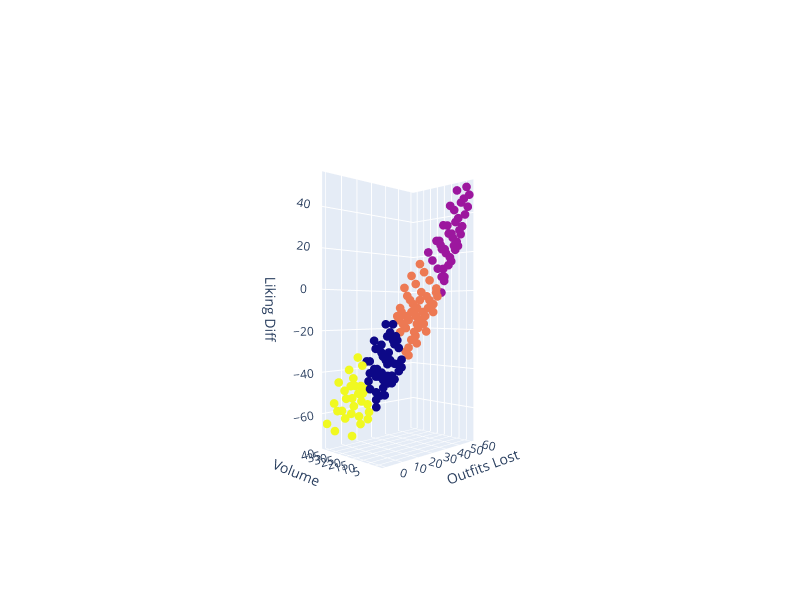

Notebook cell for this chart:
### Code cell
# with normalized data, better to view knee
trace1 = go.Scatter3d(x=df["outfits_lost"], y=df["volume"], z=df["liking_diff"], \
                      mode='markers', marker=dict(color = knn_df["Cluster"], size=3))


camera = dict(
    eye=dict(x=-2.5, y=-2.5, z=0)
)
fig = go.Figure(data=[trace1])
fig.update_layout(scene_camera=camera)
fig.update_layout(scene=dict(xaxis_title="Outfits Lost", yaxis_title = "Volume", zaxis_title = "Liking Diff"))
fig.update_layout(height=600,width=800,autosize=False)

fig.show()

### Figure 1 — Plotly figure (JSON) as saved in the notebook; plotly's stock layout.template omitted (floating-point values rounded to 4 significant figures; data arrays with more than 128 entries replaced by an {"elided": "..."} marker saying what was removed)
{"data": [{"marker": {"color": {"elided": "161 int values"}, "size": 3}, "mode": "markers", "type": "scatter3d", "x": {"elided": "161 float values"}, "y": {"elided": "161 float values"}, "z": {"elided": "161 float values"}}], "layout": {"autosize": false, "height": 600, "scene": {"camera": {"eye": {"x": -2.5, "y": -2.5, "z": 0}}, "xaxis": {"title": {"text": "Outfits Lost"}}, "yaxis": {"title": {"text": "Volume"}}, "zaxis": {"title": {"text": "Liking Diff"}}}, "width": 800}}
